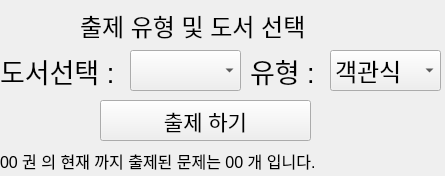
<?xml version="1.0" encoding="UTF-8"?>
<ui version="4.0">
 <class>Select_Type_Window</class>
 <widget class="QMainWindow" name="Select_Type_Window">
  <property name="geometry">
   <rect>
    <x>0</x>
    <y>0</y>
    <width>445</width>
    <height>176</height>
   </rect>
  </property>
  <property name="windowTitle">
   <string>MainWindow</string>
  </property>
  <widget class="QWidget" name="centralwidget">
   <widget class="QComboBox" name="SelectTypeBox">
    <property name="geometry">
     <rect>
      <x>330</x>
      <y>50</y>
      <width>111</width>
      <height>41</height>
     </rect>
    </property>
    <property name="font">
     <font>
      <pointsize>18</pointsize>
     </font>
    </property>
    <item>
     <property name="text">
      <string>객관식</string>
     </property>
    </item>
    <item>
     <property name="text">
      <string>주관식</string>
     </property>
    </item>
   </widget>
   <widget class="QComboBox" name="BookBox">
    <property name="geometry">
     <rect>
      <x>130</x>
      <y>50</y>
      <width>111</width>
      <height>41</height>
     </rect>
    </property>
    <property name="font">
     <font>
      <pointsize>20</pointsize>
     </font>
    </property>
   </widget>
   <widget class="QLabel" name="label">
    <property name="geometry">
     <rect>
      <x>0</x>
      <y>50</y>
      <width>121</width>
      <height>41</height>
     </rect>
    </property>
    <property name="font">
     <font>
      <pointsize>20</pointsize>
     </font>
    </property>
    <property name="text">
     <string>도서선택 :</string>
    </property>
   </widget>
   <widget class="QLabel" name="label_2">
    <property name="geometry">
     <rect>
      <x>250</x>
      <y>50</y>
      <width>81</width>
      <height>41</height>
     </rect>
    </property>
    <property name="font">
     <font>
      <pointsize>20</pointsize>
     </font>
    </property>
    <property name="text">
     <string>유형 :</string>
    </property>
   </widget>
   <widget class="QLabel" name="title">
    <property name="geometry">
     <rect>
      <x>80</x>
      <y>10</y>
      <width>251</width>
      <height>31</height>
     </rect>
    </property>
    <property name="font">
     <font>
      <pointsize>18</pointsize>
     </font>
    </property>
    <property name="text">
     <string>출제 유형 및 도서 선택</string>
    </property>
   </widget>
   <widget class="QLabel" name="SelectInfo">
    <property name="geometry">
     <rect>
      <x>0</x>
      <y>150</y>
      <width>361</width>
      <height>21</height>
     </rect>
    </property>
    <property name="font">
     <font>
      <pointsize>12</pointsize>
     </font>
    </property>
    <property name="text">
     <string>00 권 의 현재 까지 출제된 문제는 00 개 입니다.</string>
    </property>
   </widget>
   <widget class="QPushButton" name="submitbtn">
    <property name="geometry">
     <rect>
      <x>100</x>
      <y>100</y>
      <width>211</width>
      <height>41</height>
     </rect>
    </property>
    <property name="font">
     <font>
      <pointsize>16</pointsize>
     </font>
    </property>
    <property name="text">
     <string>출제 하기</string>
    </property>
   </widget>
  </widget>
 </widget>
 <resources/>
 <connections/>
</ui>
